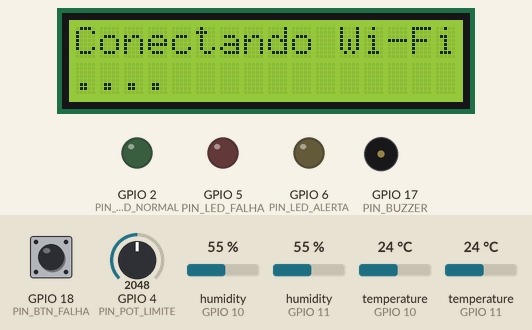
Simulated run of this program. Board: ESP32-S3. Shown: 16×2 character LCD, output pins drawn as LEDs (lit = HIGH), buzzer (waves = sounding). The test bench sets the inputs (shaded band); at power-on: temperature (sensors on GPIO 10, GPIO 11) 24 °C, GPIO 18 (PIN_BTN_FALHA) HIGH, GPIO 4 (PIN_POT_LIMITE) = 2048, humidity (sensors on GPIO 10, GPIO 11) 55 %. WiFi joins after 1.5 s; servers stay silent unless stated; random numbers use the default seed unless the program sets one; no MQTT or app messages arrive unless stated; what the program prints to the serial monitor is not drawn.

Above: at 1.3 s.
1.4 s: temperature (sensor on GPIO 10) set to 31.9 °C
At 4.0 s:
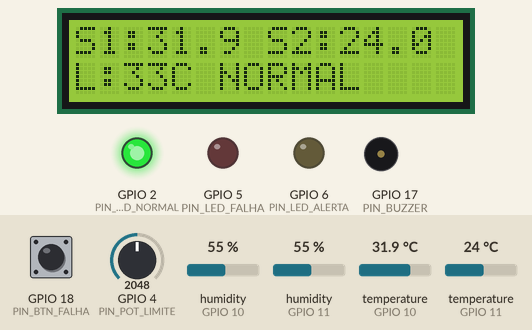
4.3 s: temperature (sensor on GPIO 10) set to 33 °C
At 8.2 s:
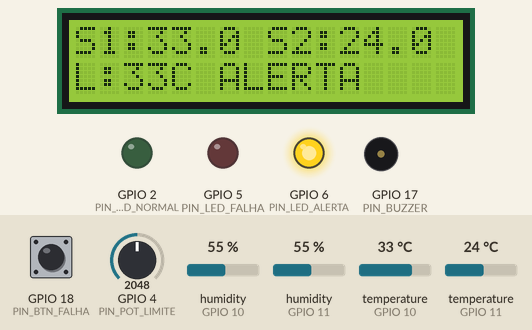
9.8 s: GPIO 18 (PIN_BTN_FALHA) pulled LOW for 0.15 s
At 13.26 s:
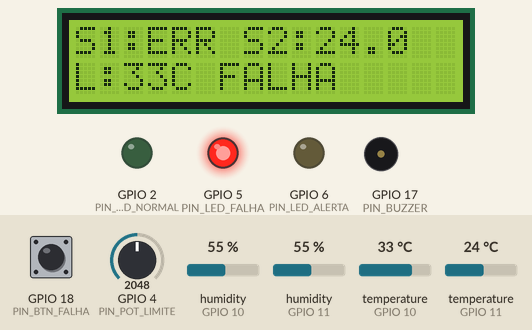
14.5 s: temperature (sensor on GPIO 11) set to 12 °C
At 15.41 s:
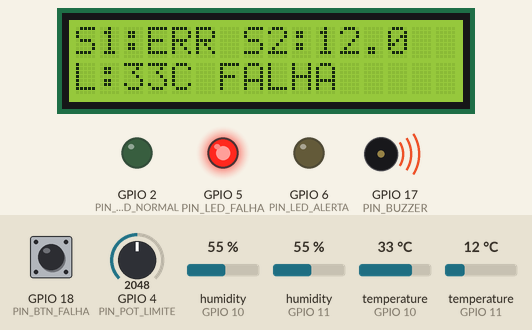
16.3 s: GPIO 18 (PIN_BTN_FALHA) pulled LOW for 1 s
At 18.2 s:
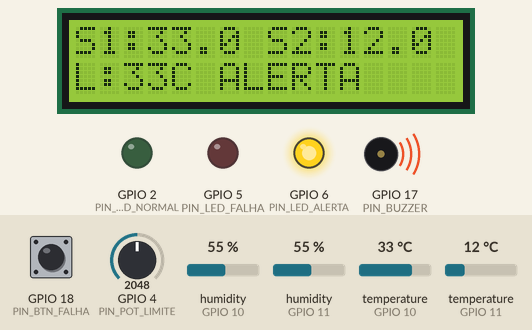
18.8 s: GPIO 4 (PIN_POT_LIMITE) set to 2151
20.3 s: GPIO 4 (PIN_POT_LIMITE) set to 2265
At 21.5 s:
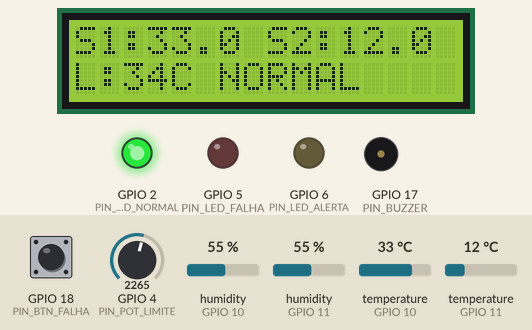
Timing chart, 0 to 23.3 s (numbered marks = the images above; inputs shaded):
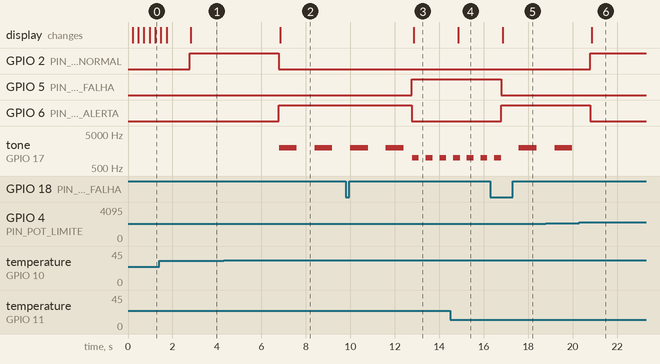

Measured:
- the behaviour switches between 32.5 and 32.6 °C on temperature (sensor on GPIO 10) (found by bisection; images 1 and 2)
- the behaviour switches between 2223 and 2224 on GPIO 4 (PIN_POT_LIMITE) (found by bisection; images 5 and 6)
- after the input at 4.3 s, GPIO 2 (PIN_LED_NORMAL): HIGH → LOW after 2.5 s; GPIO 6 (PIN_LED_ALERTA): LOW → HIGH after 2.5 s; tone on GPIO 17 (PIN_BUZZER): alternates 2000 Hz for 0.80 s and silent for 0.80 s, starting after 2.5 s; the display: changes after 2.5 s (image 2)
- after the input at 9.8 s, GPIO 5 (PIN_LED_FALHA): LOW → HIGH after 3.0 s; GPIO 6 (PIN_LED_ALERTA): HIGH → LOW after 3.0 s; the display: changes after 3.0 s (image 3)
- after the input at 14.5 s, the display: changes after 0.35 s (image 4)
- after the input at 16.3 s, GPIO 5 (PIN_LED_FALHA): HIGH → LOW after 0.48 s; GPIO 6 (PIN_LED_ALERTA): LOW → HIGH after 0.48 s; the display: changes after 0.55 s (image 5)
- after the input at 20.3 s, GPIO 2 (PIN_LED_NORMAL): LOW → HIGH after 0.48 s; GPIO 6 (PIN_LED_ALERTA): HIGH → LOW after 0.48 s; the display: changes after 0.56 s (image 6)

The program:

main.cpp
```cpp
#include "config.h"
#include "dados_sistema.h"
#include "sensor.h"
#include "atuadores.h"
#include "display_lcd.h"
#include "logger_serial.h"
#include "rede_mqtt.h"
#include "historico.h"

// Instâncias globais dos primitivos de sincronização FreeRTOS
SemaphoreHandle_t xMutexDados     = NULL;
SemaphoreHandle_t xMutexLCD       = NULL;
SemaphoreHandle_t xMutexSerial    = NULL;
QueueHandle_t     xFilaTelemetria = NULL;
EventGroupHandle_t xEventosSistema = NULL;

void inicializarHardware() {
  dados_inicializar();
  historico_inicializar();  // NOVO — mutex próprio do histórico
  logger_inicializar();
  atuadores_inicializar();
  sensores_inicializar();
  lcd_inicializar();
}

void setup() {
  Serial.begin(115200);

  // 1. Criação dos primitivos de sincronização FreeRTOS
  xMutexDados     = xSemaphoreCreateMutex();
  xMutexLCD       = xSemaphoreCreateMutex();
  xMutexSerial    = xSemaphoreCreateMutex();
  xFilaTelemetria = xQueueCreate(5, sizeof(PacoteTelemetria));
  xEventosSistema = xEventGroupCreate();

  // 2. Inicialização dos subsistemas de hardware e modelo de dados
  inicializarHardware();
  inicializarWiFi();

  // 3. Criação das tarefas com priorização correta:
  // - TaskSensores (Prio 3, Core 1): Alta prioridade para garantir temporização rígida do DHT
  // - TaskRedeMQTT (Prio 2, Core 0): Prioridade média para manter a pilha de rede responsiva
  // - TaskControleIO (Prio 1, Core 1): Prioridade baixa para UI, CLI interativa e buzzer
  xTaskCreatePinnedToCore(TaskSensores,   "Sensores",      4096, NULL, 3, NULL, 1);
  xTaskCreatePinnedToCore(TaskRedeMQTT,   "Rede_MQTT",     6144, NULL, 2, NULL, 0);
  xTaskCreatePinnedToCore(TaskControleIO, "Controle_UI",   4096, NULL, 1, NULL, 1);

  logSerialPrintln("Comandos Serial: 'HIST TEMP', 'HIST MEDIA' e 'voltar'.");
}

void loop() {
  vTaskDelete(NULL);
}
```

atuadores.h
```cpp
#ifndef ATUADORES_H
#define ATUADORES_H

#include "config.h"

void atuadores_inicializar();
void atualizarLeds(EstadoSistema estado);

#endif
```

auxi.h
```cpp
#ifndef AUXI_H
#define AUXI_H

#include <stddef.h>

void formatarTemperatura(char* buf, size_t len, float temp, bool valido);

#endif // AUXI_H
```

dados_sistema.h
```cpp
#ifndef DADOS_SISTEMA_H
#define DADOS_SISTEMA_H

#include "config.h"

// Repositório thread-safe para dados compartilhados do sistema
void dados_inicializar();

// Atualização e leitura de dados dos sensores
void dados_atualizarSensores(float t1, float t2, bool s1Ok, bool s2Ok, EstadoSistema est);
bool dados_obterLeituras(float &t1, float &t2, bool &s1Ok, bool &s2Ok, float &lim, EstadoSistema &est);

// Controle de limites
void dados_definirLimitePotenciometro(float limitePot);
void dados_definirLimiteRemoto(float limiteRemoto);
float dados_obterLimiteAtual();

// Falha simulada por botão
void dados_alternarFalhaManual();
bool dados_obterFalhaManual();

// Estado do sistema
EstadoSistema dados_obterEstado();

// Snapshot atômico para leitura consistente de múltiplos campos
struct SnapshotDados {
  bool falhaManual;
  float limiteAtual;
  EstadoSistema estadoAtual;
};

// Leitura consistente em uma única aquisição do mutex
void dados_obterSnapshot(SnapshotDados& snap);

// Atualização em lote dos dados do ciclo de sensores
void dados_atualizarCiclo(float t1, float t2, bool s1Ok, bool s2Ok, EstadoSistema est);

// Estado de conectividade
void dados_setMqttConectado(bool conectado);
bool dados_obterMqttConectado();
void dados_setWifiConectado(bool conectado);
bool dados_obterWifiConectado();

#endif // DADOS_SISTEMA_H
```

estado_sistema.h
```cpp
#ifndef ESTADO_SISTEMA_H
#define ESTADO_SISTEMA_H

#include "config.h"

// Regras de negócio e transição de estados do sistema
const char* obterNomeEstado(EstadoSistema estado);
EstadoSistema processarEstado(float tempCritica, float limite, EstadoSistema atual, bool leituraValida);

#endif // ESTADO_SISTEMA_H
```

filtro.h
```cpp
#ifndef FILTRO_H
#define FILTRO_H

#include "config.h"

// Funções puras de filtragem matemática
float calcularMediaMovel(float buffer[], int &idx, int &qtd, float novaLeitura);
void limparFiltro(int &idx, int &qtd);

#endif // FILTRO_H
```

historico.h
```cpp
#ifndef HISTORICO_H
#define HISTORICO_H

#include "config.h"

// Inicialização do módulo histórico (cria mutex próprio)
void historico_inicializar();

// Gerenciamento e visualização do histórico de leituras em memória
void registrarHistorico(float b1, float b2, float m1, float m2, float lim, EstadoSistema est, unsigned long timestampSeg);
void imprimirHistoricoSerial(bool modoMedia = false);

#endif // HISTORICO_H
```

logger_serial.h
```cpp
#ifndef LOGGER_SERIAL_H
#define LOGGER_SERIAL_H

#include "config.h"

// Inicialização do logger
void logger_inicializar();

// Controle de contexto de UI serial
void logger_setModoHistorico(bool ativo);
bool logger_isModoHistorico();

void logger_setUsuarioDigitando(bool digitando);
bool logger_isUsuarioDigitando();

bool deveEmitirLogSerial();

// Emissão segura e sincronizada na Serial
void logSerialPrintf(const char* formato, ...);
void logSerialPrintln(const char* msg);
void emitirLogSerial(float t1, float t2, float lim, EstadoSistema estado, bool s1Ok, bool s2Ok, unsigned long timestampSeg);

#endif // LOGGER_SERIAL_H
```

rede_mqtt.h
```cpp
#ifndef REDE_MQTT_H
#define REDE_MQTT_H

#include "config.h"

void inicializarWiFi();
void callbackMqtt(char* topic, byte* payload, unsigned int length);
void publicarTelemetriaMqtt(const PacoteTelemetria &pacote);

#endif // REDE_MQTT_H
```

sensor.h
```cpp
#ifndef SENSOR_H
#define SENSOR_H

#include "config.h"
#include <DHT.h>
#include <freertos/queue.h>
#include "estado_sistema.h"

void sensores_inicializar();
bool validarLeitura(float temp);
float lerDHTSeguro(DHT &sensor);

struct PacoteLog {
  unsigned long timestampSeg;
  float t1, t2, lim;
  EstadoSistema estado;
  bool s1Ok, s2Ok;
  uint32_t pacotesPerdidos;
};

extern QueueHandle_t xFilaLog;

#endif // SENSOR_H
```

atuadores.cpp
```cpp
#include "atuadores.h"

void atuadores_inicializar() {
  pinMode(PIN_LED_NORMAL, OUTPUT);
  pinMode(PIN_LED_ALERTA, OUTPUT);
  pinMode(PIN_LED_FALHA, OUTPUT);
  pinMode(PIN_BUZZER, OUTPUT);
  pinMode(PIN_BTN_FALHA, INPUT_PULLUP);
}

void atualizarLeds(EstadoSistema estado) {
  digitalWrite(PIN_LED_NORMAL, estado == ESTADO_NORMAL ? HIGH : LOW);
  digitalWrite(PIN_LED_ALERTA, estado == ESTADO_ALERTA ? HIGH : LOW);
  digitalWrite(PIN_LED_FALHA,  estado == ESTADO_FALHA  ? HIGH : LOW);
}
```

auxi.cpp
```cpp
#include "auxi.h"
#include <stdio.h>
#include <math.h>

void formatarTemperatura(char* buf, size_t len, float temp, bool valido) {
  if (!valido || isnan(temp)) {
    snprintf(buf, len, "FALHA");
  } else {
    snprintf(buf, len, "%.1fC", temp);
  }
}
```

controleEntradas.cpp
```cpp
#include "config.h"
#include "dados_sistema.h"
#include "historico.h"
#include "logger_serial.h"
#include "display_lcd.h"
#include "sensor.h"

static void processarComando(const char* cmdStr) {
  String cmd = String(cmdStr);
  cmd.trim();
  if (cmd.length() == 0) return;

  if (cmd.equalsIgnoreCase("HIST MEDIA") || cmd.equalsIgnoreCase("HIST_MEDIA")) {
    logger_setModoHistorico(true);
    imprimirHistoricoSerial(true);
    logSerialPrintln("[INFO] Visualizacao de historico (MEDIA MOVEL) ativa.");
    logSerialPrintln("[INFO] Leituras continuam no display LCD e gravadas em memoria.");
    logSerialPrintln("[INFO] Digite 'voltar' para retornar a exibicao no monitor serial.\n");
  } else if (cmd.equalsIgnoreCase("HIST TEMP") || cmd.equalsIgnoreCase("HIST_TEMP")) {
    logger_setModoHistorico(true);
    imprimirHistoricoSerial(false);
    logSerialPrintln("[INFO] Visualizacao de historico (TEMP INSTANTANEA) ativa.");
    logSerialPrintln("[INFO] Leituras continuam no display LCD e gravadas em memoria.");
    logSerialPrintln("[INFO] Digite 'voltar' para retornar a exibicao no monitor serial.\n");
  } else if (cmd.equalsIgnoreCase("VOLTAR")) {
    if (logger_isModoHistorico()) {
      logger_setModoHistorico(false);
      logSerialPrintln("\n[INFO] Saindo do modo de historico. Exibicao das leituras retomada no monitor serial.\n");
    } else {
      logSerialPrintln("\n[ERRO] Comando 'voltar' usado de forma errada! O historico nao esta sendo visualizado.");
      logSerialPrintln("[DICA] Digite 'HIST TEMP' ou 'HIST MEDIA' antes de usar 'voltar'.\n");
    }
  } else {
    logSerialPrintf("\n[COMANDO] Comando '%s' desconhecido. Use 'HIST TEMP', 'HIST MEDIA' ou 'voltar'.\n\n", cmd.c_str());
  }
}

// ============================================================================
// TASK FREERTOS DE CONTROLE E UI (Prioridade 1, Core 1 - Background Interativo)
// ============================================================================
void TaskControleIO(void *pvParameters) {
  // Lê o potenciômetro imediatamente ao subir, antes de qualquer barreira,
  // para que o limite inicial reflita a posição real do pot e não o valor
  // padrão de 30 °C — evita falso alerta na primeira leitura dos sensores.
  {
    int adcInicial = analogRead(PIN_POT_LIMITE);
    float limiteInicial = 15.0f + (adcInicial / 4095.0f) * 35.0f;
    dados_definirLimitePotenciometro(limiteInicial);
  }

  // Aguarda WiFi conectado (BIT_REDE_PRONTA) e primeiro broker conectado (BIT_MQTT_PRONTO)
  xEventGroupWaitBits(xEventosSistema, BIT_REDE_PRONTA | BIT_MQTT_PRONTO, pdFALSE, pdTRUE, portMAX_DELAY);

  bool ultimoBtn = HIGH;
  unsigned long ultimoDebounce = 0;
  int ultimoAdcPot = -1;
  unsigned long ultimoBipeAlarme = 0;
  unsigned long ultimoUpdateLCD = 0;
  bool estadoBuzzer = false;

  static char bufferCmd[64];
  static size_t idxCmd = 0;
  static unsigned long ultimaDigitacao = 0;

  for (;;) {
    unsigned long agora = millis();

    // 1. Leitura caractere a caractere não-bloqueante com eco na tela
    while (Serial.available() > 0) {
      char c = (char)Serial.read();
      ultimaDigitacao = agora;

      if (c == '\r' || c == '\n') {
        if (idxCmd > 0) {
          logSerialPrintln(""); // Pula linha após o texto digitado
          bufferCmd[idxCmd] = '\0';
          processarComando(bufferCmd);
          idxCmd = 0;
          logger_setUsuarioDigitando(false);
        }
      } else if (c == '\b' || c == 127) {
        if (idxCmd > 0) {
          idxCmd--;
          logSerialPrintf("\b \b");
        }
        logger_setUsuarioDigitando(idxCmd > 0);
      } else if (c >= 32 && c <= 126) {
        if (idxCmd < sizeof(bufferCmd) - 1) {
          bufferCmd[idxCmd++] = c;
          logSerialPrintf("%c", c);
          logger_setUsuarioDigitando(true);
        }
      }
    }

    // Cancela digitação órfã após 20 segundos de inatividade
    if (idxCmd > 0 && (agora - ultimaDigitacao > 20000)) {
      logSerialPrintln("\n[AVISO] Tempo de digitacao esgotado. Comando cancelado.");
      idxCmd = 0;
      logger_setUsuarioDigitando(false);
    }

    // 2. Leitura do botão de falha simulada (com debounce)
    bool btnAtual = digitalRead(PIN_BTN_FALHA);
    if (ultimoBtn == HIGH && btnAtual == LOW && (agora - ultimoDebounce > 200)) {
      ultimoDebounce = agora;
      dados_alternarFalhaManual();
      bool falhaAtiva = dados_obterFalhaManual();
      logSerialPrintf("[DEBUG] Falha simulada S1: %s\n", falhaAtiva ? "ATIVA" : "INATIVA");
    }
    ultimoBtn = btnAtual;

    // 3. Leitura do potenciômetro e controle de limite
    int adcAtual = analogRead(PIN_POT_LIMITE);
    if (ultimoAdcPot != -1 && abs(adcAtual - ultimoAdcPot) > 120) {
      dados_definirLimiteRemoto(-1.0f); // Devolve o controle ao potenciômetro
    }
    ultimoAdcPot = adcAtual;

    float limitePot = 15.0f + (adcAtual / 4095.0f) * 35.0f;
    dados_definirLimitePotenciometro(limitePot);

    // 4. Controle do alarme sonoro (Buzzer)
    EstadoSistema est = dados_obterEstado();
    if (est == ESTADO_NORMAL) {
      if (estadoBuzzer) {
        noTone(PIN_BUZZER);
        estadoBuzzer = false;
      }
    } else {
      unsigned long intervaloBipe = (est == ESTADO_FALHA) ? 300 : 800;
      int frequencia = (est == ESTADO_FALHA) ? 1000 : 2000;

      if (agora - ultimoBipeAlarme >= intervaloBipe) {
        ultimoBipeAlarme = agora;
        estadoBuzzer = !estadoBuzzer;
        if (estadoBuzzer) {
          tone(PIN_BUZZER, frequencia);
        } else {
          noTone(PIN_BUZZER);
        }
      }
    }

    // 5. Atualização periódica e sincronizada: display LCD + log serial juntos
    if (agora - ultimoUpdateLCD >= INTERVALO_DISPLAY_MS) {
      ultimoUpdateLCD = agora;
      float t1, t2, lim;
      bool s1Ok, s2Ok;
      EstadoSistema estadoLido;
      if (dados_obterLeituras(t1, t2, s1Ok, s2Ok, lim, estadoLido)) {
        bool mqttOk = dados_obterMqttConectado();
        lcd_atualizarTelemetria(t1, t2, lim, estadoLido, s1Ok, s2Ok, mqttOk);

        // Log serial sincronizado com o LCD: drena apenas o pacote mais recente da fila
        if (xFilaLog) {
          PacoteLog pktLog;
          PacoteLog ultimoPkt;
          bool temPacote = false;
          // Descarta pacotes intermediários, mantém só o mais recente
          while (xQueueReceive(xFilaLog, &pktLog, 0) == pdPASS) {
            ultimoPkt = pktLog;
            temPacote = true;
          }
          if (temPacote) {
            emitirLogSerial(ultimoPkt.t1, ultimoPkt.t2, ultimoPkt.lim, ultimoPkt.estado,
                            ultimoPkt.s1Ok, ultimoPkt.s2Ok, ultimoPkt.timestampSeg);
            if (ultimoPkt.pacotesPerdidos > 0) {
              logSerialPrintf("[WARN] %lu pacotes de telemetria descartados por overflow.\n",
                              (unsigned long)ultimoPkt.pacotesPerdidos);
            }
          }
        }
      }
    }

    vTaskDelay(pdMS_TO_TICKS(10));
  }
}
```

dados_sistema.cpp
```cpp
#include "dados_sistema.h"

static struct {
  EstadoSistema estadoAtual;
  float limiteCalculado;
  float limiteRemoto;
  bool falhaManual;
  float tempS1;
  float tempS2;
  bool s1Valido;
  bool s2Valido;
  bool mqttConectado;
  bool wifiConectado;
} estadoInterno;

void dados_inicializar() {
  estadoInterno.estadoAtual = ESTADO_NORMAL;
  estadoInterno.limiteCalculado = 30.0f;
  estadoInterno.limiteRemoto = -1.0f;
  estadoInterno.falhaManual = false;
  estadoInterno.tempS1 = NAN;
  estadoInterno.tempS2 = NAN;
  estadoInterno.s1Valido = false;
  estadoInterno.s2Valido = false;
  estadoInterno.mqttConectado = false;
  estadoInterno.wifiConectado = false;
}

void dados_atualizarSensores(float t1, float t2, bool s1Ok, bool s2Ok, EstadoSistema est) {
  if (xSemaphoreTake(xMutexDados, pdMS_TO_TICKS(50)) == pdTRUE) {
    estadoInterno.tempS1 = t1;
    estadoInterno.tempS2 = t2;
    estadoInterno.s1Valido = s1Ok;
    estadoInterno.s2Valido = s2Ok;
    estadoInterno.estadoAtual = est;
    xSemaphoreGive(xMutexDados);
  }
}

bool dados_obterLeituras(float &t1, float &t2, bool &s1Ok, bool &s2Ok, float &lim, EstadoSistema &est) {
  if (xSemaphoreTake(xMutexDados, pdMS_TO_TICKS(50)) == pdTRUE) {
    t1 = estadoInterno.tempS1;
    t2 = estadoInterno.tempS2;
    s1Ok = estadoInterno.s1Valido;
    s2Ok = estadoInterno.s2Valido;
    lim = estadoInterno.limiteCalculado;
    est = estadoInterno.estadoAtual;
    xSemaphoreGive(xMutexDados);
    return true;
  }
  return false;
}

void dados_definirLimitePotenciometro(float limitePot) {
  if (xSemaphoreTake(xMutexDados, pdMS_TO_TICKS(50)) == pdTRUE) {
    if (estadoInterno.limiteRemoto < 0.0f) {
      estadoInterno.limiteCalculado = limitePot;
    }
    xSemaphoreGive(xMutexDados);
  }
}

void dados_definirLimiteRemoto(float limiteRemoto) {
  if (xSemaphoreTake(xMutexDados, pdMS_TO_TICKS(50)) == pdTRUE) {
    estadoInterno.limiteRemoto = limiteRemoto;
    if (limiteRemoto > 0.0f) {
      estadoInterno.limiteCalculado = limiteRemoto;
    }
    xSemaphoreGive(xMutexDados);
  }
}

float dados_obterLimiteAtual() {
  float lim = 30.0f;
  if (xSemaphoreTake(xMutexDados, pdMS_TO_TICKS(50)) == pdTRUE) {
    lim = estadoInterno.limiteCalculado;
    xSemaphoreGive(xMutexDados);
  }
  return lim;
}

void dados_alternarFalhaManual() {
  if (xSemaphoreTake(xMutexDados, pdMS_TO_TICKS(50)) == pdTRUE) {
    estadoInterno.falhaManual = !estadoInterno.falhaManual;
    xSemaphoreGive(xMutexDados);
  }
}

bool dados_obterFalhaManual() {
  bool f = false;
  if (xSemaphoreTake(xMutexDados, pdMS_TO_TICKS(50)) == pdTRUE) {
    f = estadoInterno.falhaManual;
    xSemaphoreGive(xMutexDados);
  }
  return f;
}

EstadoSistema dados_obterEstado() {
  EstadoSistema est = ESTADO_NORMAL;
  if (xSemaphoreTake(xMutexDados, pdMS_TO_TICKS(50)) == pdTRUE) {
    est = estadoInterno.estadoAtual;
    xSemaphoreGive(xMutexDados);
  }
  return est;
}

void dados_obterSnapshot(SnapshotDados& snap) {
  if (xSemaphoreTake(xMutexDados, pdMS_TO_TICKS(50)) == pdTRUE) {
    snap.falhaManual   = estadoInterno.falhaManual;
    snap.limiteAtual   = estadoInterno.limiteCalculado;
    snap.estadoAtual   = estadoInterno.estadoAtual;
    xSemaphoreGive(xMutexDados);
  } else {
    // Fallback seguro se mutex não disponível
    snap.falhaManual = false;
    snap.limiteAtual = 30.0f;
    snap.estadoAtual = ESTADO_NORMAL;
  }
}

void dados_atualizarCiclo(float t1, float t2, bool s1Ok, bool s2Ok, EstadoSistema est) {
  if (xSemaphoreTake(xMutexDados, pdMS_TO_TICKS(50)) == pdTRUE) {
    estadoInterno.tempS1      = t1;
    estadoInterno.tempS2      = t2;
    estadoInterno.s1Valido    = s1Ok;
    estadoInterno.s2Valido    = s2Ok;
    estadoInterno.estadoAtual = est;
    xSemaphoreGive(xMutexDados);
  }
}

void dados_setMqttConectado(bool conectado) {
  if (xSemaphoreTake(xMutexDados, pdMS_TO_TICKS(50)) == pdTRUE) {
    estadoInterno.mqttConectado = conectado;
    xSemaphoreGive(xMutexDados);
  }
}

bool dados_obterMqttConectado() {
  bool v = false;
  if (xSemaphoreTake(xMutexDados, pdMS_TO_TICKS(50)) == pdTRUE) {
    v = estadoInterno.mqttConectado;
    xSemaphoreGive(xMutexDados);
  }
  return v;
}

void dados_setWifiConectado(bool conectado) {
  if (xSemaphoreTake(xMutexDados, pdMS_TO_TICKS(50)) == pdTRUE) {
    estadoInterno.wifiConectado = conectado;
    xSemaphoreGive(xMutexDados);
  }
}

bool dados_obterWifiConectado() {
  bool v = false;
  if (xSemaphoreTake(xMutexDados, pdMS_TO_TICKS(50)) == pdTRUE) {
    v = estadoInterno.wifiConectado;
    xSemaphoreGive(xMutexDados);
  }
  return v;
}
```

filtro.cpp
```cpp
#include "filtro.h"

float calcularMediaMovel(float buffer[], int &idx, int &qtd, float novaLeitura) {
  buffer[idx] = novaLeitura;
  idx = (idx + 1) % TAMANHO_JANELA_MEDIA;
  if (qtd < TAMANHO_JANELA_MEDIA) qtd++;

  float soma = 0.0;
  for (int i = 0; i < qtd; i++) {
    soma += buffer[i];
  }
  return soma / qtd;
}

void limparFiltro(int &idx, int &qtd) {
  idx = 0;
  qtd = 0;
}
```

Source omitted: estado_sistema.cpp (617 bytes), historico.cpp (2465 bytes), logger_serial.cpp (1978 bytes), rede_mqtt.cpp (5046 bytes), sensor.cpp (5142 bytes), config.h (1735 bytes), display_lcd.h (429 bytes), display_lcd.cpp (1957 bytes)
